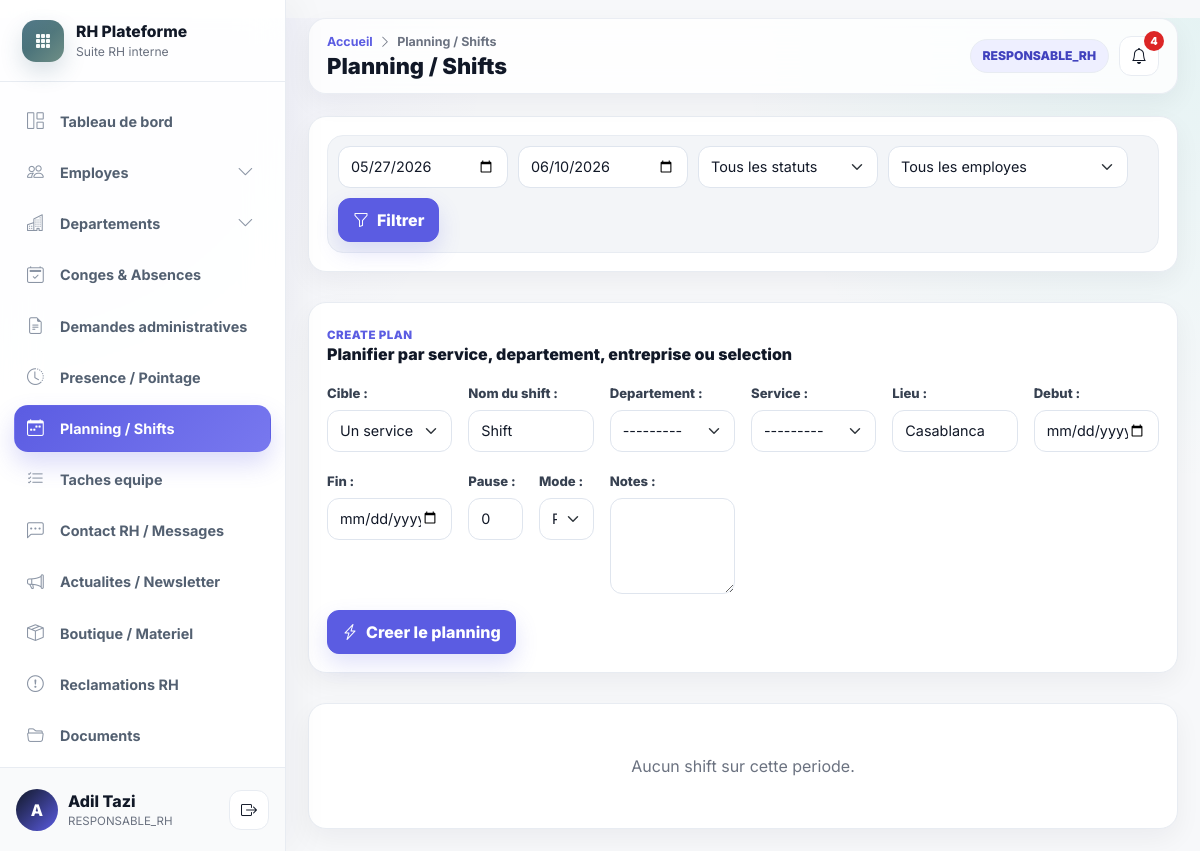
Page /planning (signed in) on the committed database.
### accounts/models.py (models this page shows, shortened)
class UtilisateurProfile(models.Model):
    user = models.OneToOneField(settings.AUTH_USER_MODEL, on_delete=models.CASCADE, related_name="profile")
    role = models.CharField(max_length=40, choices=Role.choices)
    actif = models.BooleanField(default=True)
    employe = models.OneToOneField(
        "hr.Employe",
        on_delete=models.SET_NULL,
        null=True,
        blank=True,
        related_name="utilisateur_profile",
    )
    class Meta:
        verbose_name = "Utilisateur"
        verbose_name_plural = "Utilisateurs"

### hr/models.py (models this page shows, shortened)
class Employe(models.Model):
    matricule = models.CharField(max_length=100, unique=True)
    nom = models.CharField(max_length=255)
    prenom = models.CharField(max_length=255)
    email = models.EmailField()
    telephone = models.CharField(max_length=80, blank=True)
    date_naissance = models.DateField(null=True, blank=True)
    date_embauche = models.DateField()
    adresse = models.TextField(blank=True)
    photo = models.ImageField(upload_to="uploads/photos/", null=True, blank=True)
    departement = models.ForeignKey(Departement, on_delete=models.SET_NULL, null=True, blank=True, related_name="employes")
    service = models.ForeignKey(Service, on_delete=models.SET_NULL, null=True, blank=True, related_name="employes")
    poste = models.ForeignKey(Poste, on_delete=models.SET_NULL, null=True, blank=True, related_name="employes")
    responsable = models.ForeignKey("self", on_delete=models.SET_NULL, null=True, blank=True, related_name="collaborateurs")
    localisation = models.CharField(max_length=255, blank=True, default="Casablanca")
    actif = models.BooleanField(default=True)
    created_at = models.DateTimeField(auto_now_add=True)
    updated_at = models.DateTimeField(auto_now=True)
    class Meta:
        ordering = ["nom", "prenom"]
    def __str__(self):
        return self.nom_complet
    @property
    def nom_complet(self):
        return f"{self.prenom or ''} {self.nom or ''}".strip()

### hr/views.py (the view)
# urls.py: path("planning", views.planning, name="planning"),
@login_required
def planning(request):
    user_profile = profile(request)
    shifts = planning_for_profile(user_profile)
    today = timezone.localdate()
    date_debut = request.GET.get("date_debut") or today.isoformat()
    date_fin = request.GET.get("date_fin") or (today + timezone.timedelta(days=14)).isoformat()
    statut = request.GET.get("statut", "").strip()
    employe_id = request.GET.get("employe", "").strip()
    if date_debut:
        shifts = shifts.filter(date_fin__date__gte=date_debut)
    if date_fin:
        shifts = shifts.filter(date_debut__date__lte=date_fin)
    if statut:
        shifts = shifts.filter(statut=statut)
    if employe_id:
        shifts = shifts.filter(employe_id=employe_id)
    can_manage = user_profile and user_profile.role in {Role.ADMIN, Role.RESPONSABLE_RH}
    shifts = shifts.order_by("departement__libelle", "service__libelle", "date_debut", "employe__nom")
    return render(
        request,
        "planning/index.html",
        {
            "page_title": "Planning / Shifts",
            "shifts": shifts[:200],
            "planning_groups": planning_board(shifts[:200]),
            "form": PlanningBulkForm() if can_manage else None,
            "employes": accessible_employees(user_profile),
            "departements": Departement.objects.all(),
            "services": Service.objects.select_related("departement"),
            "statuts": PlanningShift.STATUTS,
            "date_debut": date_debut,
            "date_fin": date_fin,
            "statut_filtre": statut,
            "employe_filtre": employe_id,
            "can_manage": can_manage,
        },
    )

### hr/models.py (called while the page is built)
    def __str__(self):
        return self.libelle

    def __str__(self):
        return self.libelle

### hr/views.py (called while the page is built, shortened)
def profile(request):
    return getattr(request.user, "profile", None)

def accessible_employees(user_profile):
    if not user_profile or not user_profile.employe:
        return Employe.objects.none()
    if user_profile.role in {Role.ADMIN, Role.RESPONSABLE_RH}:
        return Employe.objects.filter(actif=True)
    if user_profile.role == Role.RESPONSABLE_HIERARCHIQUE:
        return Employe.objects.filter(direct_report_filter(user_profile.employe), actif=True)
    return Employe.objects.filter(pk=user_profile.employe_id)

def planning_for_profile(user_profile):
    qs = PlanningShift.objects.select_related("employe", "departement", "service")
    if not user_profile or not user_profile.employe:
        return qs.none()
    if user_profile.role in {Role.ADMIN, Role.RESPONSABLE_RH}:
        return qs
    if user_profile.role == Role.RESPONSABLE_HIERARCHIQUE:
        return qs.filter(Q(employe=user_profile.employe) | Q(employe__responsable=user_profile.employe) | Q(employe__isnull=True))
    return qs.filter(Q(employe=user_profile.employe) | Q(employe__isnull=True, statut="ouvert"))

def planning_board(shifts):
    groups = {}
    return sorted(groups.values(), key=lambda item: (item["departement"], item["service"]))

### templates/planning/index.html (shortened to what this page needs)
{% extends "base.html" %}
{% block content %}
<div class="planning-shell">
    <div class="planning-toolbar panel mb-3">
        <form method="get" class="filter-row mb-0">
            <input type="date" name="date_debut" value="{{ date_debut }}" class="form-control" style="max-width: 170px">
            <input type="date" name="date_fin" value="{{ date_fin }}" class="form-control" style="max-width: 170px">
            <select name="statut" class="form-select" style="max-width: 180px">
                <option value="">Tous les statuts</option>
            </select>
            <select name="employe" class="form-select" style="max-width: 240px">
                <option value="">Tous les employes</option>
            </select>
            <button class="btn btn-accent"><i class="bi bi-funnel"></i> Filtrer</button>
        </form>
    </div>
    {% if can_manage %}
    <div class="planning-builder form-panel mb-3">
        <div class="panel-header">
            <div>
                <span class="eyebrow">Create plan</span>
                <h3>Planifier par service, departement, entreprise ou selection</h3>
            </div>
        </div>
        <form method="post" action="{% url 'planning_create' %}" class="row g-3">
            <div class="col-lg-2 col-md-4">{{ form.scope.label_tag }}{{ form.scope }}</div>
            <div class="col-lg-2 col-md-4">{{ form.titre.label_tag }}{{ form.titre }}</div>
            <div class="col-lg-2 col-md-4">{{ form.departement.label_tag }}{{ form.departement }}</div>
            <div class="col-lg-2 col-md-4">{{ form.service.label_tag }}{{ form.service }}</div>
            <div class="col-lg-2 col-md-4">{{ form.lieu.label_tag }}{{ form.lieu }}</div>
            <div class="col-lg-2 col-md-4">{{ form.date_debut.label_tag }}{{ form.date_debut }}</div>
            <div class="col-lg-2 col-md-4">{{ form.date_fin.label_tag }}{{ form.date_fin }}</div>
            <div class="col-lg-1 col-md-3">{{ form.pause_minutes.label_tag }}{{ form.pause_minutes }}</div>
            <div class="col-lg-1 col-md-3">{{ form.statut.label_tag }}{{ form.statut }}</div>
            <div class="col-lg-2 col-md-6">{{ form.notes.label_tag }}{{ form.notes }}</div>
            <div class="col-12">
                <button class="btn btn-accent"><i class="bi bi-lightning-charge"></i> Creer le planning</button>
            </div>
        </form>
    </div>
    {% endif %}
    <div class="planning-board">
        {% for group in planning_groups %}
            <section class="service-roster">
                <div class="roster-header">
                    <div>
                        <span class="eyebrow">{{ group.departement }}</span>
                        <h3>{{ group.service }}</h3>
                    </div>
                    <span class="status-badge status-publie">{{ group.shifts|length }} shift(s)</span>
                </div>
                <div class="roster-lanes">
                    {% for shift in group.shifts %}
                        <article class="shift-card">
                            <div class="shift-card-top">
                                <strong>{{ shift.employe.nom_complet|default:"Shift ouvert" }}</strong>
                                <span class="status-badge status-{{ shift.statut }}">{{ shift.get_statut_display }}</span>
                            </div>
                            <div class="shift-title">{{ shift.titre }}</div>
                            <div class="shift-time">
                                <i class="bi bi-clock"></i>
                                <span>{{ shift.date_debut|date:"d/m H:i" }} - {{ shift.date_fin|date:"H:i" }}</span>
                            </div>
                            <div class="shift-meta">
                                <span><i class="bi bi-geo-alt"></i> {{ shift.lieu }}</span>
                                <span>{{ shift.duree_heures }} h</span>
                                <span>{{ shift.pause_minutes }} min pause</span>
                            </div>
                            {% if can_manage %}
                            <form method="post" action="{% url 'planning_status' shift.pk %}" class="shift-actions">
                                {% csrf_token %}
                                <select name="statut" class="form-select form-select-sm">
                                    {% for value,label in statuts %}<option value="{{ value }}" {% if shift.statut == value %}selected{% endif %}>{{ label }}</option>{% endfor %}
                                </select>
                                <button class="btn btn-outline-dark btn-sm" title="Mettre a jour"><i class="bi bi-check2"></i></button>
                            </form>
                            {% endif %}
                        </article>
                    {% endfor %}
                </div>
            </section>
        {% empty %}
            <div class="panel empty-state">Aucun shift sur cette periode.</div>
        {% endfor %}
    </div>
</div>
{% endblock %}

### templates/base.html (shortened to what this page needs)
{% load static message_tags %}
<!DOCTYPE html>
<html lang="fr">
<head>
    <link href="https://cdn.jsdelivr.net/npm/bootstrap@5.3.3/dist/css/bootstrap.min.css" rel="stylesheet">
    <link href="https://cdn.jsdelivr.net/npm/bootstrap-icons@1.11.3/font/bootstrap-icons.css" rel="stylesheet">
    <link rel="stylesheet" href="{% static 'css/main.css' %}?v=premium-rh-saas-1">
</head>
<body class="app-body">
<div class="app-shell">
    <aside id="sidebar" class="app-sidebar">
        <div class="sidebar-brand">
            <div class="brand-mark"><i class="bi bi-grid-3x3-gap-fill"></i></div>
            <div class="brand-copy">
                <div class="brand-title">RH Plateforme</div>
                <div class="brand-subtitle">Suite RH interne</div>
            </div>
        </div>
        <nav class="sidebar-nav" aria-label="Navigation principale">
            <a href="{% url 'dashboard' %}" class="sidebar-item nav-link" data-route="/dashboard"><i class="bi bi-grid-1x2"></i><span>Tableau de bord</span></a>
            <div class="sidebar-group" data-group-route="/employes">
                <button class="sidebar-item sidebar-parent nav-link {% if nav_module == 'employes' %}active{% endif %}" type="button" data-bs-toggle="collapse" data-bs-target="#menuEmployes" aria-expanded="{% if nav_module == 'employes' %}true{% else %}false{% endif %}">
                    <i class="bi bi-people"></i><span>Employes</span><i class="bi bi-chevron-down ms-auto"></i>
                </button>
            </div>
            {% if utilisateur_connecte.role == "ADMIN" or utilisateur_connecte.role == "RESPONSABLE_RH" %}
                <div class="sidebar-group" data-group-route="/departements">
                    <button class="sidebar-item sidebar-parent nav-link {% if nav_module == 'departements' %}active{% endif %}" type="button" data-bs-toggle="collapse" data-bs-target="#menuDepartements" aria-expanded="{% if nav_module == 'departements' %}true{% else %}false{% endif %}">
                        <i class="bi bi-buildings"></i><span>Departements</span><i class="bi bi-chevron-down ms-auto"></i>
                    </button>
                </div>
            {% endif %}
            <a href="{% url 'conges_list' %}" class="sidebar-item nav-link" data-route="/conges"><i class="bi bi-calendar2-check"></i><span>Conges & Absences</span></a>
            <a href="{% url 'demandes_list' %}" class="sidebar-item nav-link" data-route="/demandes"><i class="bi bi-file-earmark-text"></i><span>Demandes administratives</span></a>
            <a href="{% url 'attendance' %}" class="sidebar-item nav-link" data-route="/pointage"><i class="bi bi-clock-history"></i><span>Presence / Pointage</span></a>
            <a href="{% url 'planning' %}" class="sidebar-item nav-link" data-route="/planning"><i class="bi bi-calendar-week"></i><span>Planning / Shifts</span></a>
            <a href="{% url 'team_tasks' %}" class="sidebar-item nav-link" data-route="/taches"><i class="bi bi-list-check"></i><span>Taches equipe</span></a>
            <a href="{% url 'rh_messages' %}" class="sidebar-item nav-link" data-route="/messages-rh"><i class="bi bi-chat-left-dots"></i><span>Contact RH / Messages</span></a>
            <a href="{% url 'news_list' %}" class="sidebar-item nav-link" data-route="/actualites"><i class="bi bi-megaphone"></i><span>Actualites / Newsletter</span></a>
            <a href="{% url 'shop' %}" class="sidebar-item nav-link" data-route="/boutique"><i class="bi bi-box-seam"></i><span>Boutique / Materiel</span></a>
            <a href="{% url 'reclamations' %}" class="sidebar-item nav-link" data-route="/reclamations"><i class="bi bi-exclamation-circle"></i><span>Reclamations RH</span></a>
            <a href="{% url 'documents_list' %}" class="sidebar-item nav-link" data-route="/documents"><i class="bi bi-folder2-open"></i><span>Documents</span></a>
            <a href="{% url 'notifications_list' %}" class="sidebar-item nav-link nav-link-with-badge" data-route="/notifications">
            </a>
        </nav>
        <div class="sidebar-user">
            <div class="user-avatar"><span>{{ utilisateur_connecte.employe.prenom|first|default:"U" }}</span></div>
            <div class="user-meta">
                <div class="user-name">{{ utilisateur_connecte.employe.nom_complet|default:"Utilisateur" }}</div>
                <div class="user-role">{{ utilisateur_connecte.role|default:"Session" }}</div>
            </div>
            <form action="{% url 'logout' %}" method="post" class="ms-auto">
                <button type="submit" class="btn btn-rh-icon" title="Se deconnecter"><i class="bi bi-box-arrow-right"></i></button>
            </form>
        </div>
    </aside>
    <main id="main-content" class="app-main">
        <nav class="app-topbar">
            <div class="page-header">
                <div class="breadcrumb-line">
                    <a href="{% url 'dashboard' %}">Accueil</a>
                    <i class="bi bi-chevron-right"></i>
                    <span>{{ page_title|default:"Page" }}</span>
                </div>
                <h1 class="page-title">{{ page_title|default:"Page" }}</h1>
            </div>
            <div class="topbar-actions">
                <span class="role-pill">{{ utilisateur_connecte.role|default:"Utilisateur" }}</span>
                <a href="{% url 'notifications_list' %}" class="btn btn-rh-icon position-relative" title="Notifications">
                    <i class="bi bi-bell"></i>
                    {% if notifications_non_lues > 0 %}<span class="topbar-badge">{{ notifications_non_lues }}</span>{% endif %}
                </a>
            </div>
        </nav>
        <div class="app-content">
            {% block content %}{% endblock %}
        </div>
    </main>
</div>
</body>
</html>

### rows in the picture
UtilisateurProfile: employe.prenom|first "A", employe.nom_complet "Adil Tazi", role "RESPONSABLE_RH"

### other values in the picture
{{ page_title|default:"Page" }} "Planning / Shifts"
{{ notifications_non_lues }} "4"
